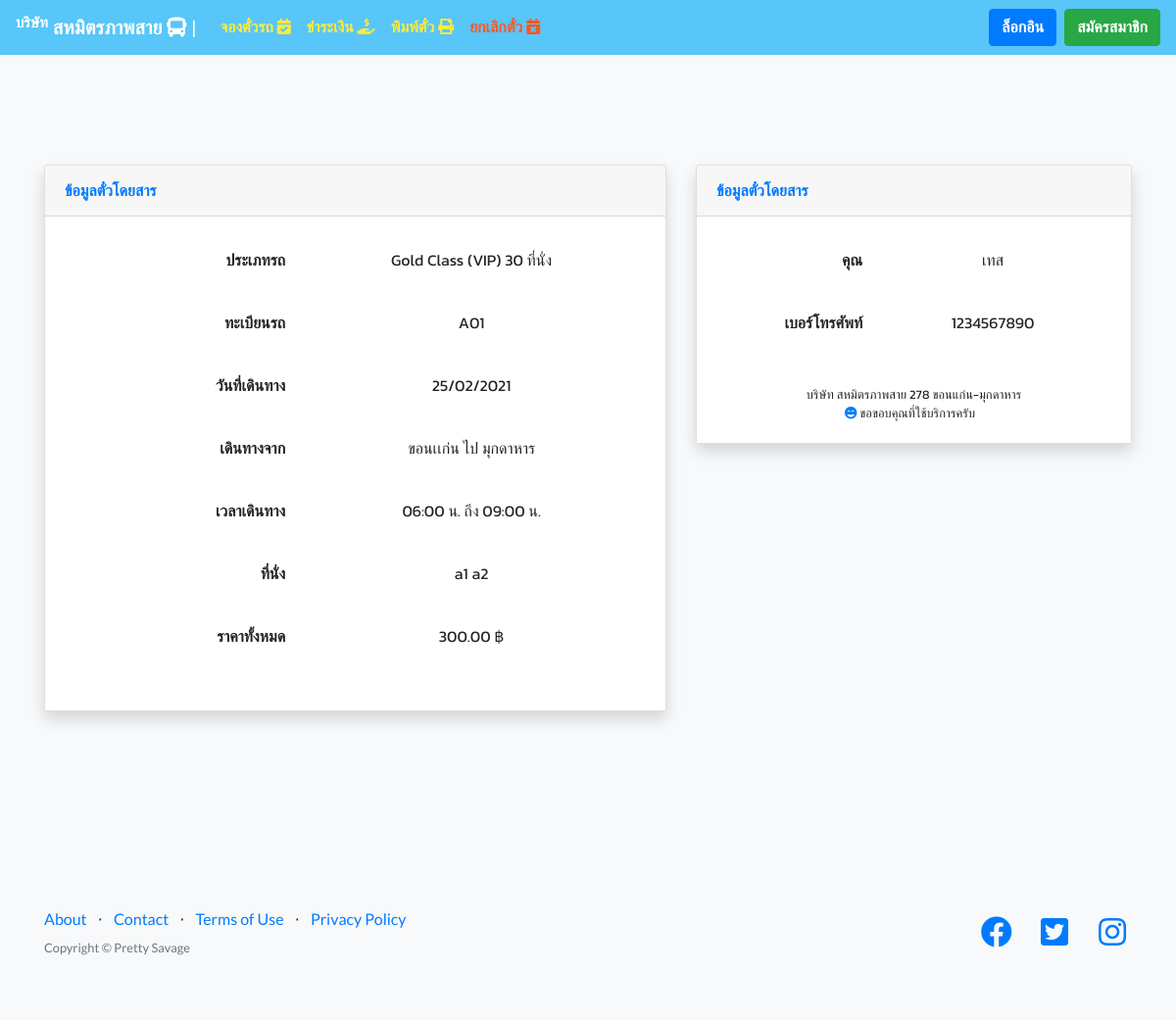
The app's page /viewdetail.php?id=11 with its own data.
### tables this page shows
CREATE TABLE `bus_table` (
  `bus_id` int(5) NOT NULL COMMENT 'รหัสรถทัวร์',
  `bus_no` varchar(10) NOT NULL COMMENT 'ทะเบียนรถ',
  `bus_type` varchar(50) NOT NULL COMMENT 'ประเภทรถ',
  `bus_status` varchar(10) NOT NULL COMMENT 'สถานะรถ'
);

CREATE TABLE `seat` (
  `seat_id` int(5) NOT NULL COMMENT 'ไอดีตารางที่นั่ง',
  `seat_no` varchar(10) NOT NULL COMMENT 'เลขที่นั่ง',
  `reserve_by` varchar(255) NOT NULL COMMENT 'จองโดย',
  `seat_time` varchar(10) NOT NULL COMMENT 'รอบรถที่ของ',
  `seat_date` varchar(20) NOT NULL COMMENT 'วันที่จอง',
  `seat_pathid` varchar(5) NOT NULL COMMENT 'เส้นทางเดินรถ',
  `seat_ticket_run` varchar(5) NOT NULL COMMENT 'รหัสตั่ว'
);

CREATE TABLE `paths` (
  `path_id` int(5) NOT NULL COMMENT 'รหัสเส้นทาง',
  `origin` varchar(50) NOT NULL COMMENT 'ต้นทาง',
  `destination` varchar(50) NOT NULL COMMENT 'ปลายทาง',
  `pricepassenger` varchar(10) NOT NULL COMMENT 'ราคาโดยสาร',
  `bus_id` int(5) NOT NULL
);

CREATE TABLE `traveling_time` (
  `travelingt_id` int(5) NOT NULL,
  `travelingt_start` time NOT NULL,
  `travelingt_end` time NOT NULL,
  `path_id` int(5) NOT NULL
);

CREATE TABLE `ticket_run` (
  `ticketid` int(5) NOT NULL,
  `seat_id` varchar(5) NOT NULL,
  `ticket_tel` varchar(10) NOT NULL COMMENT 'เบอร์โทร',
  `ticketdate` datetime NOT NULL,
  `status` varchar(5) NOT NULL
);

### viewdetail.php (the view, shortened to what this page needs)
<?php
include_once './config/connectdb.php';
$strSQLuser = "SELECT * FROM ticket_run  AS t1 INNER JOIN seat AS t2 ON (t1.ticketid= t2.seat_ticket_run) INNER JOIN paths AS t3 ON (t2.seat_pathid = t3.path_id) INNER JOIN bus_table AS t4 ON (t3.bus_id = t4.bus_id) INNER JOIN traveling_time AS t5 ON (t2.seat_time = t5.travelingt_id) WHERE t1.ticketid = '" . $_GET['id'] . "'";
$objQueryuser = mysqli_query($conn, $strSQLuser);
$objResultuser = mysqli_fetch_array($objQueryuser, MYSQLI_ASSOC);
$paymentData = "SELECT * ,count(*) over () as total FROM ticket_run  AS t1 INNER JOIN seat AS t2 ON (t1.ticketid= t2.seat_ticket_run) INNER JOIN paths AS t3 ON (t2.seat_pathid = t3.path_id) INNER JOIN bus_table AS t4 ON (t3.bus_id = t4.bus_id) WHERE t1.ticketid = '" . $_GET['id'] . "'";
$sqlpaymentData = mysqli_query($conn, $paymentData);
$paymentData = mysqli_fetch_array($sqlpaymentData);
$qty = $paymentData['total'] * $paymentData['pricepassenger'];
?>
<!DOCTYPE html>
<html lang="en">
<head>
    <link href="vendor/bootstrap/css/bootstrap.min.css" rel="stylesheet">
    <link href="vendor/fontawesome-free/css/all.min.css" rel="stylesheet">
    <link href="vendor/simple-line-icons/css/simple-line-icons.css" rel="stylesheet" type="text/css">
    <link rel="stylesheet" href="https://cdn.datatables.net/1.10.20/css/dataTables.bootstrap4.min.css">
    <link href="css/landing-page.min.css" rel="stylesheet">
</head>
<body>
    <?php
    require_once("navigation.php");
    ?>
    <section class="features-icons bg-light text-center">
        <div class="container">
            <div class="row">
                <div class="col-xl-7 col-lg-6">
                    <div class="card shadow mb-4">
                        <div class="card-header py-3 d-flex flex-row align-items-center justify-content-between">
                            <h6 class="m-0 font-weight-bold text-primary" style="font-family: 'Kanit', sans-serif;color:coral;">ข้อมูลตั๋วโดยสาร</h6>
                        </div>
                        <div class="card-body" style="background-color: #ffffff; font-family: 'Kanit', sans-serif;">
                            <div class="table-responsive">
                                <form class="form" method="post" enctype="multipart/form-data">
                                    <table class="table table-borderless">
                                    <th scope="row" width="40%" style="text-align:right">
                                            <p>ประเภทรถ</p>
                                        </th>
                                        <td>
                                            <p><?= $objResultuser['bus_type']; ?></p>
                                        </td>
                                    <tr>
                                        <th scope="row" width="40%" style="text-align:right">
                                            <p>ทะเบียนรถ</p>
                                        </th>
                                        <td>
                                            <p><?= $objResultuser['bus_no']; ?></p>
                                        </td>
                                    </tr>
                                    <tr>
                                        <th scope="row" width="40%" style="text-align:right">
                                            <p>วันที่เดินทาง</p>
                                        </th>
                                        <td>
                                            <p><?= $objResultuser['seat_date']; ?></p>
                                        </td>
                                    </tr>
                                    <tr>
                                        <th scope="row" width="40%" style="text-align:right">
                                            <p>เดินทางจาก</p>
                                        </th>
                                        <td>
                                            <p><?= $objResultuser['origin']; ?> ไป <?= $objResultuser['destination']; ?></p>
                                        </td>
                                    </tr>
                                    <tr>
                                        <th scope="row" width="40%" style="text-align:right">
                                            <p>เวลาเดินทาง</p>
                                        </th>
                                        <td>
                                            <p><?= date('H:i', strtotime($objResultuser["travelingt_start"])); ?> น. ถึง <?= date('H:i', strtotime($objResultuser["travelingt_end"])); ?> น.</p>
                                        </td>
                                    </tr>
                                    <tr>
                                        <th scope="row" width="40%" style="text-align:right">
                                            <p>ที่นั่ง</p>
                                        </th>
                                        <td>
                                            <?php
                                            $paymentData = "SELECT * ,count(*) over () as total FROM ticket_run  AS t1 INNER JOIN seat AS t2 ON (t1.ticketid= t2.seat_ticket_run) INNER JOIN paths AS t3 ON (t2.seat_pathid = t3.path_id) INNER JOIN bus_table AS t4 ON (t3.bus_id = t4.bus_id) WHERE t1.ticketid = '" . $_GET['id'] . "'";
                                            $sqlpaymentData = mysqli_query($conn, $paymentData);
                                            while ($paymentData = mysqli_fetch_array($sqlpaymentData)) {
                                                $qty = $paymentData['total'] * $paymentData['pricepassenger'];
                                            ?>
                                                <?= $paymentData['seat_no']; ?>
                                            <?php
                                            }
                                            ?>
                                        </td>
                                    </tr>
                                    <tr>
                                        <th scope="row" width="40%" style="text-align:right">
                                            <p>ราคาทั้งหมด</p>
                                        </th>
                                        <td>
                                            <p><?php echo number_format($qty, 2); ?> ฿</p>
                                        </td>
                                    </tr>
                                    </table>
                                </form>
                            </div>
                        </div>
                    </div>
                </div>
                <div class="col-xl-5 col-lg-6">
                    <div class="card shadow mb-4">
                        <div class="card-header py-3 d-flex flex-row align-items-center justify-content-between">
                            <h6 class="m-0 font-weight-bold text-primary" style="font-family: 'Kanit', sans-serif;color:coral;">ข้อมูลตั๋วโดยสาร</h6>
                        </div>
                        <div class="card-body" style="background-color: #ffffff; font-family: 'Kanit', sans-serif;">
                            <div class="table-responsive">
                                <table class="table table-borderless">
                                    <tr>
                                    <tr>
                                        <th scope="row" width="40%" style="text-align:right">
                                            <p>คุณ </p>
                                        </th>
                                        <td>
                                            <p><?= $objResultuser['reserve_by']; ?></p>
                                        </td>
                                    </tr>
                                    <tr>
                                        <th scope="row" width="40%" style="text-align:right">
                                            <p>เบอร์โทรศัพท์ </p>
                                        </th>
                                        <td>
                                            <p><?= $objResultuser['ticket_tel']; ?></p>
                                        </td>
                                    </tr>
                                </table>
                            </div>
                            <div class="mt-2 text-center small">
                            <div class="w-100">บริษัท สหมิตรภาพสาย 278 ขอนแก่น-มุกดาหาร</div>
                                <span class="mr-2"><i class="fas fa-grin-beam text-primary"></i> ขอขอบคุณที่ใช้บริการครับ </span>
                            </div>
                        </div>
                    </div>
                </div>
            </div>
        </div>
    </section>
    <?php
    require_once("footer.php");
    ?>
</body>
</html>

### records on screen
bus_table: bus_type "Gold Class (VIP) 30 ที่นั่ง", bus_no "A01"
seat: seat_date "25/02/2021", reserve_by "เทส"
paths: origin "ขอนเเก่น", destination "มุกดาหาร"
traveling_time: travelingt_start "06:00", travelingt_end "09:00"
ticket_run: seat.seat_no "a1", seat.seat_no "a2", ticket_tel "1234567890"

### other values on screen
$qty "300.00"
